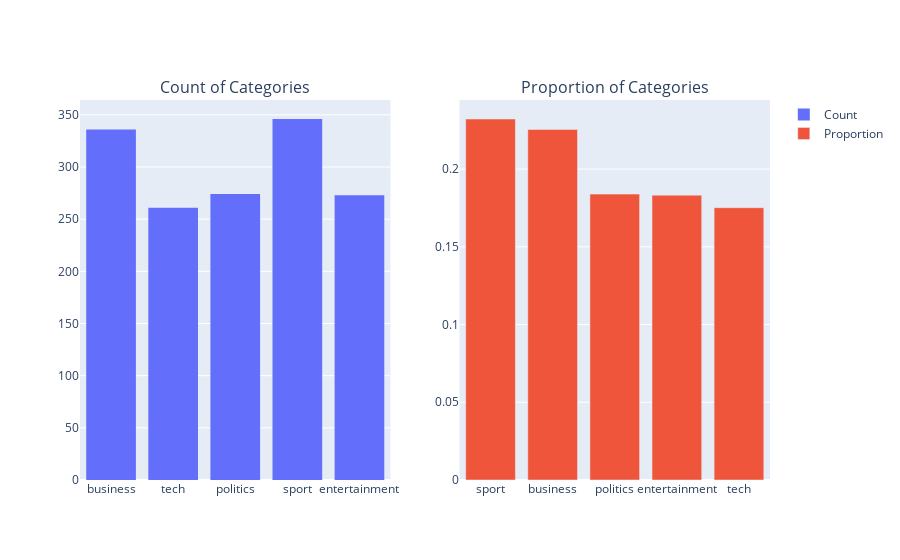

The cell this chart's notebook holds for it:
### Markdown cell above
Let's take a look to the distribution of the news categories in the training set. This will help us understand the balance of the dataset and whether we need to apply any techniques to handle class imbalance.

### Code cell
category_counts = train_df['Category'].value_counts(normalize=True)

fig = make_subplots(
    rows=1, cols=2,
    subplot_titles=("Count of Categories", "Proportion of Categories")
)

fig.add_trace(
    go.Histogram(
        x=train_df['Category'],
        name="Count"
    ),
    row=1, col=1
)

fig.add_trace(
    go.Bar(
        x=category_counts.index,
        y=category_counts.values,
        name="Proportion"
    ),
    row=1, col=2
)

fig.show()

### Figure 1 — Plotly figure (JSON) as saved in the notebook; plotly's stock layout.template omitted (floating-point values rounded to 4 significant figures; data arrays with more than 128 entries replaced by an {"elided": "..."} marker saying what was removed)
{"data": [{"name": "Count", "type": "histogram", "x": {"elided": "1490 str values"}, "xaxis": "x", "yaxis": "y"}, {"name": "Proportion", "type": "bar", "x": ["sport", "business", "politics", "entertainment", "tech"], "xaxis": "x2", "y": [0.2322, 0.2255, 0.1839, 0.1832, 0.1752], "yaxis": "y2"}], "layout": {"annotations": [{"font": {"size": 16}, "showarrow": false, "text": "Count of Categories", "x": 0.225, "xanchor": "center", "xref": "paper", "y": 1, "yanchor": "bottom", "yref": "paper"}, {"font": {"size": 16}, "showarrow": false, "text": "Proportion of Categories", "x": 0.775, "xanchor": "center", "xref": "paper", "y": 1, "yanchor": "bottom", "yref": "paper"}], "xaxis": {"anchor": "y", "domain": [0, 0.45]}, "xaxis2": {"anchor": "y2", "domain": [0.55, 1]}, "yaxis": {"anchor": "x", "domain": [0, 1]}, "yaxis2": {"anchor": "x2", "domain": [0, 1]}}}
